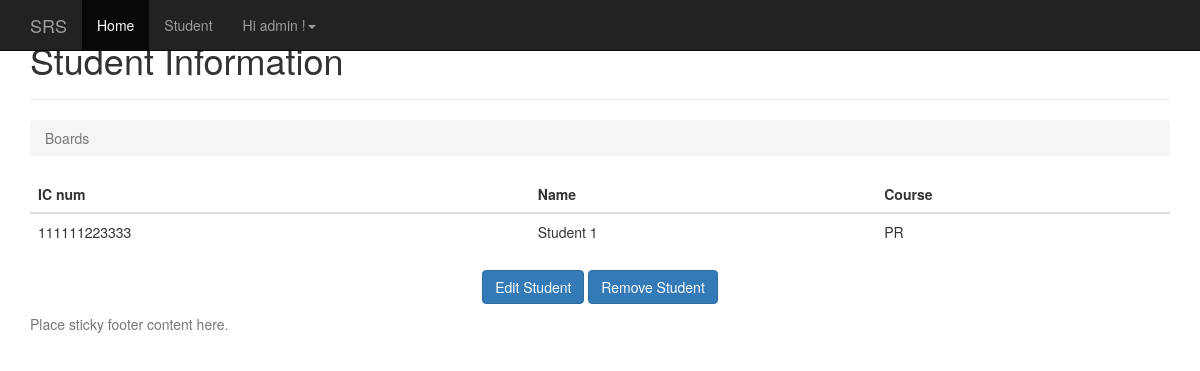
The app's page /1/ (signed in), older data.
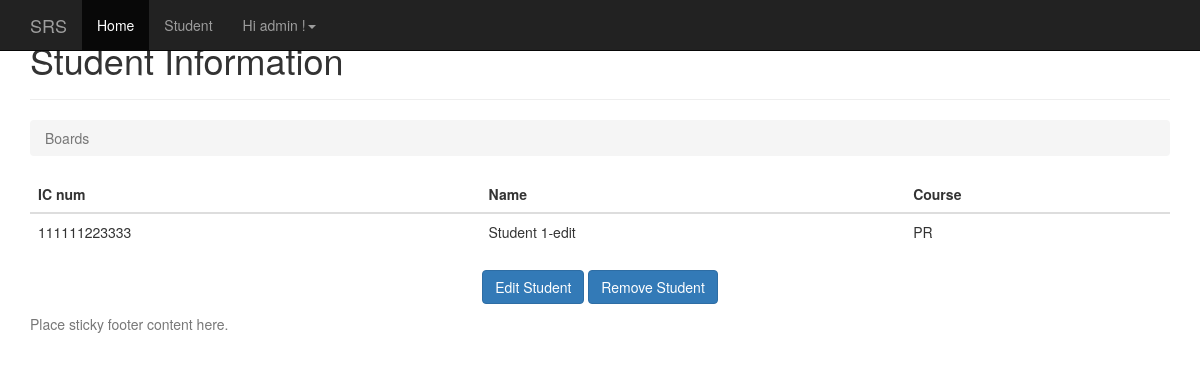
The same page, newer data.
### student/models.py (models this page shows)
class Student(models.Model):
	PROGRAMMING = 'PR'
	NETWORKING = 'NT'
	PCTECH = 'PC'
	COURSE_CHOICES = (
		(PROGRAMMING, 'Programming'),
		(NETWORKING, 'Networking'),
		(PCTECH, 'PC Technichian'),
	)
	icnum = models.CharField('IC Number',max_length=12,unique=True,blank=False,null=False)
	name = models.CharField('Name',max_length=300,blank=False,null=False)
	course = models.CharField('Coursework',max_length=2,choices=COURSE_CHOICES,default=PCTECH)
	createdby = models.ForeignKey('auth.User',on_delete=models.CASCADE)
	created_date = models.DateTimeField('Created Date',auto_now_add=True)
	def __str__(self):
		return self.icnum

### student/views.py (the view)
# urls.py: url(r'^(?P<pk>\d+)/$', views.student_detail, name='student_detail'),
@login_required(login_url='/accounts/login/')
def student_detail(request,pk):
    student = get_object_or_404(Student, pk=pk)
    print(student)
    print(student.name)
    return render(request, 'student/student_detail.html', {'student': student})

### templates/student/student_detail.html
{% extends 'base.html' %}
{% block content %}
      <div class="page-header">
        <h1>Student Information</h1>
      </div>
      <ol class="breadcrumb my-4">
        <li class="breadcrumb-item active">Boards</li>
      </ol>
      <table class="table">
        <thead class="thead-inverse">
          <tr>
            <th>IC num</th>
            <th>Name</th>
            <th>Course</th>
          </tr>
        </thead>
        <tbody>
            <tr>
              <td>
                {{ student.icnum }}
              </td>
              <td class="align-middle">{{ student.name }}</td>
              <td class="align-middle">{{ student.course }}</td>
            </tr>
        </tbody>
	  </table>
<p class="text-center">
      <a href="{% url 'student_edit' student.pk %}" class="btn btn-primary" >Edit Student</a>
      <a href="{% url 'student_remove' student.pk %}" class="btn btn-primary" >Remove Student</a>
    </p>
{% endblock %}

Row changes from the older to the newer data that the page shows:
changed Student "PR": name "Student 1" → "Student 1-edit"
